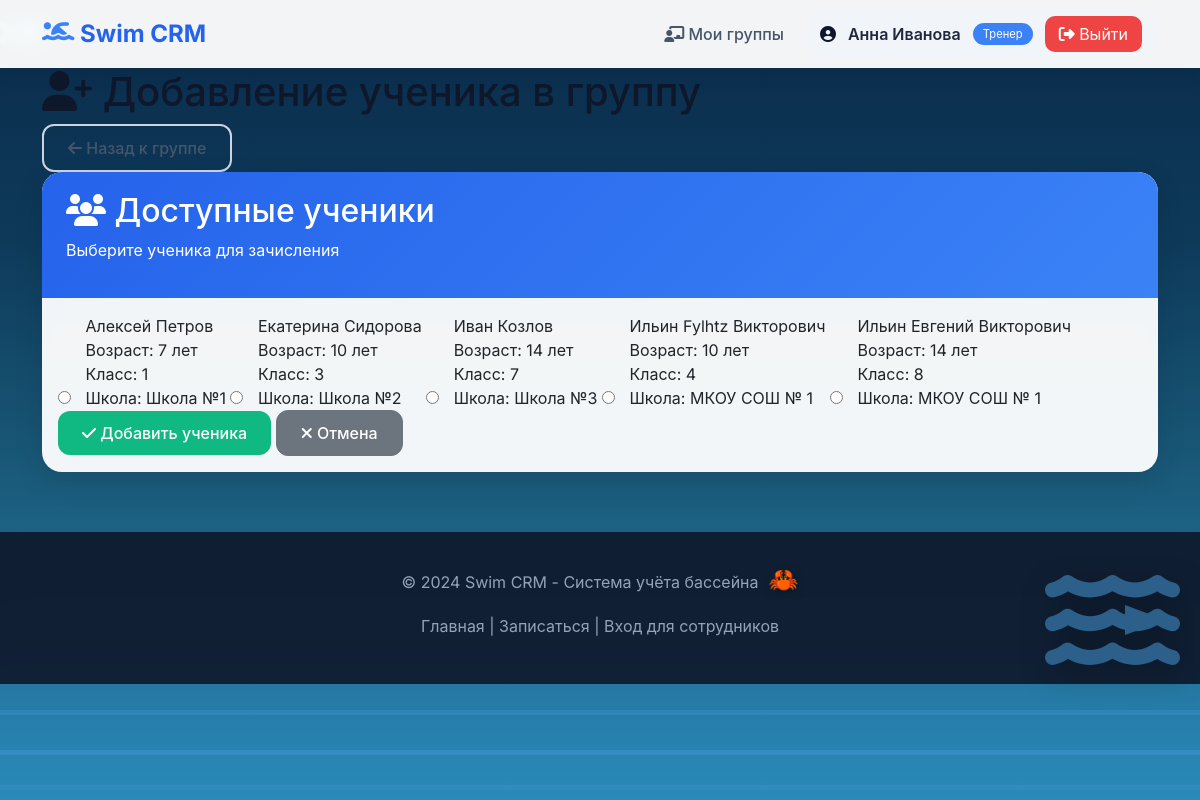
The page /trainer/group/1/add_student (signed in) on the database its author committed.
### tables this page shows
CREATE TABLE trainers (
                id INTEGER PRIMARY KEY AUTOINCREMENT,
                full_name VARCHAR(255) NOT NULL,
                phone VARCHAR(20),
                email VARCHAR(255),
                login VARCHAR(100) NOT NULL UNIQUE,
                password_hash VARCHAR(255) NOT NULL,
                specialization TEXT,
                is_active BOOLEAN DEFAULT 1,
                created_at TIMESTAMP DEFAULT CURRENT_TIMESTAMP
            );

CREATE TABLE children (
                id INTEGER PRIMARY KEY AUTOINCREMENT,
                parent_id INTEGER NOT NULL,
                full_name VARCHAR(255) NOT NULL,
                age INTEGER CHECK (age BETWEEN 3 AND 17),
                class_number INTEGER CHECK (class_number BETWEEN 0 AND 11 OR class_number IS NULL),
                school_name VARCHAR(255),
                swimming_years INTEGER DEFAULT 1,
                shift VARCHAR(10) CHECK (shift IN ('day', 'evening')),
                desired_lessons_per_week INTEGER CHECK (desired_lessons_per_week IN (1,2,3)),
                created_at TIMESTAMP DEFAULT CURRENT_TIMESTAMP,
                FOREIGN KEY (parent_id) REFERENCES parents(id) ON DELETE CASCADE
            );

### main.py (the view)
@app.get("/trainer/group/{group_id}/add_student", response_class=HTMLResponse)
async def add_student_form(
    request: Request,
    group_id: int,
    current_user = Depends(get_current_user),
    db_cursor = Depends(get_db)
):
    require_trainer_or_admin(current_user)
    if not can_manage_group(group_id, current_user, db_cursor):
        raise HTTPException(status_code=403, detail="Нет доступа")
    db_cursor.execute(
        """
        SELECT c.id, c.full_name, c.age, c.class_number, c.school_name
        FROM children c
        WHERE c.id NOT IN (
            SELECT child_id FROM enrollments WHERE group_id = ? AND is_active = 1
        )
        ORDER BY c.full_name
        """,
        (group_id,)
    )
    available_children = db_cursor.fetchall()
    return templates.TemplateResponse(
        request,
        "add_student_to_group.html",
        {
            "request": request,
            "group_id": group_id,
            "children": available_children,
            "current_user": current_user
        }
    )

### templates/add_student_to_group.html (shortened to what this page needs)
{% extends "base.html" %}
{% block content %}
<div class="container">
    <div class="page-header">
        <h1><i class="fas fa-user-plus"></i> Добавление ученика в группу</h1>
        <a href="/trainer/group/{{ group_id }}" class="btn btn-outline">
            <i class="fas fa-arrow-left"></i> Назад к группе
        </a>
    </div>
    <div class="card">
        <div class="card-header">
            <h2><i class="fas fa-users"></i> Доступные ученики</h2>
            <p>Выберите ученика для зачисления</p>
        </div>
        <div class="card-body">
            {% if children %}
                <form method="post" action="/trainer/group/{{ group_id }}/add_student">
                    <div class="children-grid">
                        {% for child in children %}
                            <label class="child-card" style="cursor: pointer;">
                                <input type="radio" name="child_id" value="{{ child.id }}" required style="margin-right: 10px;">
                                <div style="display: inline-block;">
                                    <div class="child-name">{{ child.full_name }}</div>
                                    <div class="child-info">
                                        <div class="child-info-item">
                                            <label>Возраст:</label>
                                            <span>{{ child.age }} лет</span>
                                        </div>
                                        <div class="child-info-item">
                                            <label>Класс:</label>
                                            <span>{% if child.class_number and child.class_number > 0 %}{{ child.class_number }}{% else %}Детский сад{% endif %}</span>
                                        </div>
                                        <div class="child-info-item">
                                            <label>Школа:</label>
                                            <span>{{ child.school_name }}</span>
                                        </div>
                                    </div>
                                </div>
                            </label>
                        {% endfor %}
                    </div>
                    <div class="form-actions">
                        <button type="submit" class="btn btn-success">
                            <i class="fas fa-check"></i> Добавить ученика
                        </button>
                        <a href="/trainer/group/{{ group_id }}" class="btn btn-secondary">
                            <i class="fas fa-times"></i> Отмена
                        </a>
                    </div>
                </form>
            {% endif %}
        </div>
    </div>
</div>
{% endblock %}

### templates/base.html (shortened to what this page needs)
<!DOCTYPE html>
<html lang="ru">
<head>
    <link href="https://cdn.jsdelivr.net/npm/bootstrap@5.3.0/dist/css/bootstrap.min.css" rel="stylesheet">
    <link rel="stylesheet" href="https://cdnjs.cloudflare.com/ajax/libs/font-awesome/6.4.0/css/all.min.css">
</head>
<body>
    <div class="water-background">
        <div class="wave"></div>
        <div class="wave"></div>
        <div class="wave"></div>
    </div>
    <div class="dolphin dolphin-1">
    </div>
    <div class="dolphin dolphin-2">
    </div>
    <div class="dolphin dolphin-3">
    </div>
    <div class="dolphin dolphin-4">
    </div>
    <div class="whale">
        <i class="fas fa-water"></i>
        <div class="whale-mouth"></div>
    </div>
    <nav class="navbar navbar-expand-lg">
        <div class="container">
            <a class="navbar-brand" href="/">
                <i class="fas fa-swimmer"></i>
                <span>Swim CRM</span>
            </a>
            <div class="collapse navbar-collapse" id="navbarNav">
                <ul class="navbar-nav ms-auto align-items-center gap-2">
                    {% if current_user %}
                        {% if current_user.type == 'parent' %}
                            <li class="nav-item"><a class="nav-link" href="/parent/profile"><i class="fas fa-user"></i> Мои дети</a></li>
                        {% elif current_user.type == 'trainer' %}
                            <li class="nav-item"><a class="nav-link" href="/trainer/dashboard"><i class="fas fa-chalkboard-user"></i> Мои группы</a></li>
                        {% elif current_user.type == 'admin' %}
                            <li class="nav-item"><a class="nav-link" href="/dashboard"><i class="fas fa-tachometer-alt"></i> Дашборд</a></li>
                            <li class="nav-item"><a class="nav-link" href="/trainer/dashboard"><i class="fas fa-users"></i> Все группы</a></li>
                        {% endif %}
                        <li class="nav-item">
                            <div class="user-info">
                                <i class="fas fa-user-circle"></i>
                                <span class="user-name">{{ current_user.name }}</span>
                                <span class="user-type">
                                    {% if current_user.type == 'parent' %}Родитель
                                    {% elif current_user.type == 'trainer' %}Тренер
                                    {% else %}Администратор{% endif %}
                                </span>
                                <a href="/logout" class="logout-btn" style="background: #ef4444; color: white; padding: 6px 14px; border-radius: 10px; text-decoration: none;">
                                    <i class="fas fa-sign-out-alt"></i> Выйти
                                </a>
                            </div>
                        </li>
                    {% else %}
                        <li class="nav-item"><a class="nav-link" href="/login"><i class="fas fa-sign-in-alt"></i> Вход</a></li>
                        <li class="nav-item"><a class="btn btn-primary" href="/apply"><i class="fas fa-pen"></i> Записаться</a></li>
                    {% endif %}
                </ul>
            </div>
        </div>
    </nav>
    <main class="fade-in">
        {% block content %}
        {% endblock %}
    </main>
    <footer class="footer">
        <p>&copy; 2024 Swim CRM - Система учёта бассейна</p>
        <p class="mt-2">
            <a href="/">Главная</a> |
            <a href="/apply">Записаться</a> |
            <a href="/login">Вход для сотрудников</a>
        </p>
    </footer>
<div class="ocean-background" id="oceanBackground"></div>
</body>
</html>

### templates/base.html (style rules this page uses)
* { margin: 0; padding: 0; box-sizing: border-box; }
body { font-family: 'Inter', -apple-system, BlinkMacSystemFont, 'Segoe UI', Roboto, sans-serif; min-height: 100vh; color: #0f172a; position: relative; overflow-x: hidden; background: #0a2a4a; }
.water-background { position: fixed; top: 0; left: 0; width: 100%; height: 100%; z-index: 0; overflow: hidden; background: linear-gradient(180deg, #0a2a4a 0%, #0e3a5a 30%, #1a5a7a 60%, #2a8aba 100%); }
.wave { position: absolute; width: 200%; height: 100px; background: repeating-linear-gradient( transparent 0px, transparent 30px, rgba(100, 180, 250, 0.3) 30px, rgba(100, 180, 250, 0.3) 35px, transparent 35px, transparent 65px, rgba(80, 160, 230, 0.2) 65px, rgba(80, 160, 230, 0.2) 70px ); bottom: 0; left: -50%; animation: waveMoveLeft 8s linear infinite; }
.wave:nth-child(1) { bottom: 0; height: 80px; animation-duration: 6s; opacity: 0.7; }
.wave:nth-child(2) { bottom: 60px; height: 60px; animation-duration: 8s; opacity: 0.5; animation-delay: 1s; }
.wave:nth-child(8) { bottom: 280px; height: 20px; animation-duration: 5s; opacity: 0.3; animation-delay: 2.5s; }
.dolphin { position: absolute; font-size: 45px; cursor: pointer; filter: drop-shadow(2px 4px 6px rgba(0,0,0,0.2)); z-index: 2; }
.dolphin-1 { animation: dolphinSwim1 14s ease-in-out infinite; }
.dolphin-2 { animation: dolphinSwim2 16s ease-in-out infinite; animation-delay: 3s; }
.dolphin-3 { animation: dolphinSwim3 18s ease-in-out infinite; animation-delay: 6s; }
.dolphin-4 { animation: dolphinSwim4 20s ease-in-out infinite; animation-delay: 9s; }
.whale { position: fixed; right: -200px; bottom: 15%; z-index: 15; cursor: pointer; animation: whaleEnter 2s ease-out forwards; }
.whale i { font-size: 120px; color: #2c5f8a; filter: drop-shadow(5px 10px 15px rgba(0,0,0,0.3)); transition: transform 0.3s; }
.whale-mouth { position: absolute; top: 45px; right: 15px; width: 0; height: 0; border-left: 40px solid #2c5f8a; border-top: 15px solid transparent; border-bottom: 15px solid transparent; transition: all 0.3s; }
.navbar { background: rgba(255, 255, 255, 0.95); backdrop-filter: blur(10px); box-shadow: 0 4px 20px rgba(0, 0, 0, 0.08); position: sticky; top: 0; z-index: 1000; }
.navbar-brand { font-weight: 700; color: #2563eb !important; font-size: 1.5rem; }
.navbar-brand i { font-size: 1.8rem; color: #3b82f6; }
.nav-link { color: #475569 !important; font-weight: 500; transition: all 0.3s ease; border-radius: 10px; margin: 0 4px; }
.user-info { background: #f1f5f9; padding: 8px 16px; border-radius: 40px; display: flex; align-items: center; gap: 12px; }
.user-name { font-weight: 600; color: #1e293b; }
.user-type { font-size: 0.7rem; padding: 3px 10px; border-radius: 20px; background: #3b82f6; color: white; }
.logout-btn { background: #ef4444 !important; color: white !important; border-radius: 8px; padding: 6px 14px; }
.btn { border-radius: 12px; font-weight: 500; padding: 10px 24px; transition: all 0.3s ease; }
.btn-success { background: #10b981; border: none; }
.btn-outline { background: transparent; border: 2px solid #cbd5e1; color: #475569; }
.card { border: none; border-radius: 20px; box-shadow: 0 10px 30px rgba(0, 0, 0, 0.1); transition: all 0.3s ease; background: rgba(255, 255, 255, 0.95); backdrop-filter: blur(5px); overflow: hidden; }
.card-header { background: linear-gradient(135deg, #2563eb 0%, #3b82f6 100%); color: white; border: none; padding: 20px 24px; }
.container { position: relative; z-index: 10; }
.footer { background: rgba(15, 23, 42, 0.9); backdrop-filter: blur(10px); color: #94a3b8; text-align: center; padding: 30px; margin-top: 60px; position: relative; z-index: 10; }
.footer a { color: #94a3b8; text-decoration: none; transition: color 0.3s; }
.fade-in { animation: fadeInUp 0.6s ease; }
.ocean-background { position: fixed; top: 0; left: 0; width: 100%; height: 100%; z-index: -1; overflow: hidden; pointer-events: none; }

### rows shown on the page
trainers: name "Анна Иванова"
children: full_name "Алексей Петров", age "7", class_number "1", school_name "Школа №1"
children: full_name "Екатерина Сидорова", age "10", class_number "3", school_name "Школа №2"
children: full_name "Иван Козлов", age "14", class_number "7", school_name "Школа №3"
children: full_name "Ильин Fylhtz Викторович", age "10", class_number "4", school_name "МКОУ СОШ № 1"
children: full_name "Ильин Евгений Викторович", age "14", class_number "8", school_name "МКОУ СОШ № 1"
